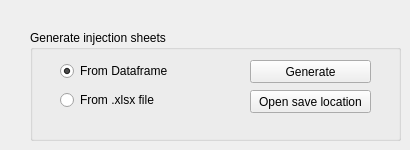
    <widget class="QWidget" name="tab_2">
     <attribute name="title">
      <string>Injection</string>
     </attribute>
     <widget class="QGroupBox" name="groupBox_10">
      <property name="geometry">
       <rect>
        <x>30</x>
        <y>30</y>
        <width>371</width>
        <height>111</height>
       </rect>
      </property>
      <property name="title">
       <string>Generate injection sheets</string>
      </property>
      <widget class="QRadioButton" name="radio_injection_fromdata">
       <property name="geometry">
        <rect>
         <x>30</x>
         <y>33</y>
         <width>141</width>
         <height>16</height>
        </rect>
       </property>
       <property name="text">
        <string>From Dataframe</string>
       </property>
       <property name="checked">
        <bool>true</bool>
       </property>
      </widget>
      <widget class="QRadioButton" name="radio_injection_fromxlsx">
       <property name="geometry">
        <rect>
         <x>30</x>
         <y>62</y>
         <width>141</width>
         <height>16</height>
        </rect>
       </property>
       <property name="text">
        <string>From .xlsx file</string>
       </property>
      </widget>
      <widget class="QPushButton" name="btn_generate_injectionsheet">
       <property name="geometry">
        <rect>
         <x>220</x>
         <y>30</y>
         <width>121</width>
         <height>23</height>
        </rect>
       </property>
       <property name="text">
        <string>Generate</string>
       </property>
      </widget>
      <widget class="QPushButton" name="btn_open_injection">
       <property name="geometry">
        <rect>
         <x>220</x>
         <y>60</y>
         <width>121</width>
         <height>23</height>
        </rect>
       </property>
       <property name="text">
        <string>Open save location</string>
       </property>
      </widget>
     </widget>
    </widget>
